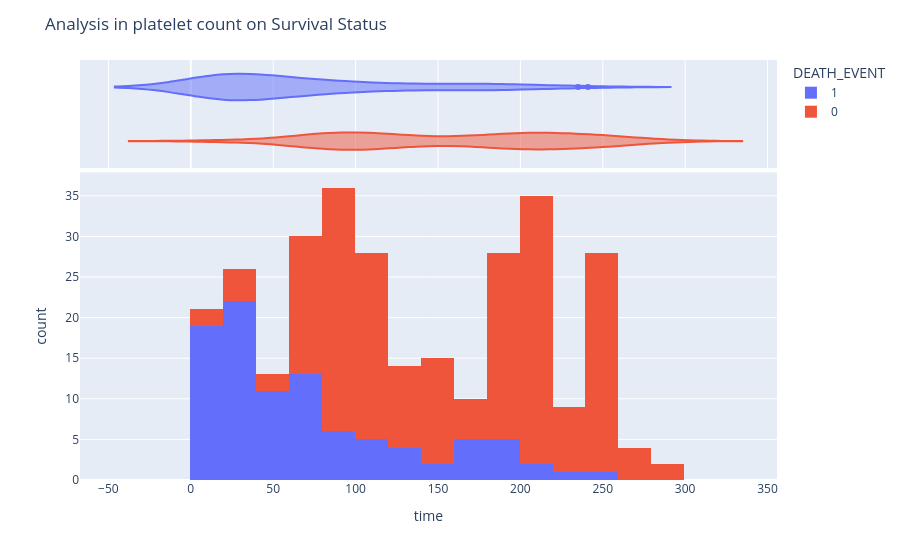

Notebook code for this chart:
### Code cell
fig = px.histogram(df, "time", color="DEATH_EVENT", marginal="violin",hover_data=df.columns)
fig.update_layout(title_text="Analysis in platelet count on Survival Status")
fig.show()

### Figure 1 — Plotly figure (JSON) as saved in the notebook; plotly's stock layout.template omitted (floating-point values rounded to 4 significant figures; data arrays with more than 128 entries replaced by an {"elided": "..."} marker saying what was removed)
{"data": [{"alignmentgroup": "True", "bingroup": "x", "hovertemplate": "DEATH_EVENT=1<br>time=%{x}<br>count=%{y}<extra></extra>", "legendgroup": "1", "marker": {"color": "#636efa"}, "name": "1", "offsetgroup": "1", "orientation": "v", "showlegend": true, "type": "histogram", "x": [4, 6, 7, 7, 8, 8, 10, 10, 10, 10, 10, 10, 11, 11, 13, 14, 14, 15, 15, 20, 20, 23, 23, 24, 26, 26, 26, 27, 28, 28, 29, 30, 30, 30, 30, 31, 32, 33, 33, 35, 38, 40, 41, 42, 43, 43, 43, 44, 45, 50, 55, 59, 60, 60, 61, 64, 65, 65, 66, 67, 72, 73, 73, 77, 78, 82, 88, 90, 90, 95, 96, 100, 109, 111, 113, 115, 126, 129, 130, 135, 150, 154, 162, 170, 171, 172, 172, 180, 180, 193, 196, 198, 207, 214, 235, 241], "xaxis": "x", "yaxis": "y"}, {"alignmentgroup": "True", "customdata": {"elided": "96x13 float values"}, "hovertemplate": "DEATH_EVENT=%{customdata[12]}<br>time=%{customdata[11]}<br>age=%{customdata[0]}<br>anaemia=%{customdata[1]}<br>creatinine_phosphokinase=%{customdata[2]}<br>diabetes=%{customdata[3]}<br>ejection_fraction=%{customdata[4]}<br>high_blood_pressure=%{customdata[5]}<br>platelets=%{customdata[6]}<br>serum_creatinine=%{customdata[7]}<br>serum_sodium=%{customdata[8]}<br>sex=%{customdata[9]}<br>smoking=%{customdata[10]}<extra></extra>", "legendgroup": "1", "marker": {"color": "#636efa"}, "name": "1", "offsetgroup": "1", "scalegroup": "x", "showlegend": false, "type": "violin", "x": [4, 6, 7, 7, 8, 8, 10, 10, 10, 10, 10, 10, 11, 11, 13, 14, 14, 15, 15, 20, 20, 23, 23, 24, 26, 26, 26, 27, 28, 28, 29, 30, 30, 30, 30, 31, 32, 33, 33, 35, 38, 40, 41, 42, 43, 43, 43, 44, 45, 50, 55, 59, 60, 60, 61, 64, 65, 65, 66, 67, 72, 73, 73, 77, 78, 82, 88, 90, 90, 95, 96, 100, 109, 111, 113, 115, 126, 129, 130, 135, 150, 154, 162, 170, 171, 172, 172, 180, 180, 193, 196, 198, 207, 214, 235, 241], "xaxis": "x2", "yaxis": "y2"}, {"alignmentgroup": "True", "bingroup": "x", "hovertemplate": "DEATH_EVENT=0<br>time=%{x}<br>count=%{y}<extra></extra>", "legendgroup": "0", "marker": {"color": "#EF553B"}, "name": "0", "offsetgroup": "0", "orientation": "v", "showlegend": true, "type": "histogram", "x": {"elided": "203 int values"}, "xaxis": "x", "yaxis": "y"}, {"alignmentgroup": "True", "customdata": {"elided": "203x13 float values"}, "hovertemplate": "DEATH_EVENT=%{customdata[12]}<br>time=%{customdata[11]}<br>age=%{customdata[0]}<br>anaemia=%{customdata[1]}<br>creatinine_phosphokinase=%{customdata[2]}<br>diabetes=%{customdata[3]}<br>ejection_fraction=%{customdata[4]}<br>high_blood_pressure=%{customdata[5]}<br>platelets=%{customdata[6]}<br>serum_creatinine=%{customdata[7]}<br>serum_sodium=%{customdata[8]}<br>sex=%{customdata[9]}<br>smoking=%{customdata[10]}<extra></extra>", "legendgroup": "0", "marker": {"color": "#EF553B"}, "name": "0", "offsetgroup": "0", "scalegroup": "x", "showlegend": false, "type": "violin", "x": {"elided": "203 int values"}, "xaxis": "x2", "yaxis": "y2"}], "layout": {"barmode": "relative", "legend": {"title": {"text": "DEATH_EVENT"}, "tracegroupgap": 0}, "margin": {"t": 60}, "title": {"text": "Analysis in platelet count on Survival Status"}, "xaxis": {"anchor": "y", "domain": [0, 1], "title": {"text": "time"}}, "xaxis2": {"anchor": "y2", "domain": [0, 1], "matches": "x", "showgrid": true, "showticklabels": false}, "yaxis": {"anchor": "x", "domain": [0, 0.7326], "title": {"text": "count"}}, "yaxis2": {"anchor": "x2", "domain": [0.7426, 1], "matches": "y2", "showgrid": false, "showline": false, "showticklabels": false, "ticks": ""}}}
